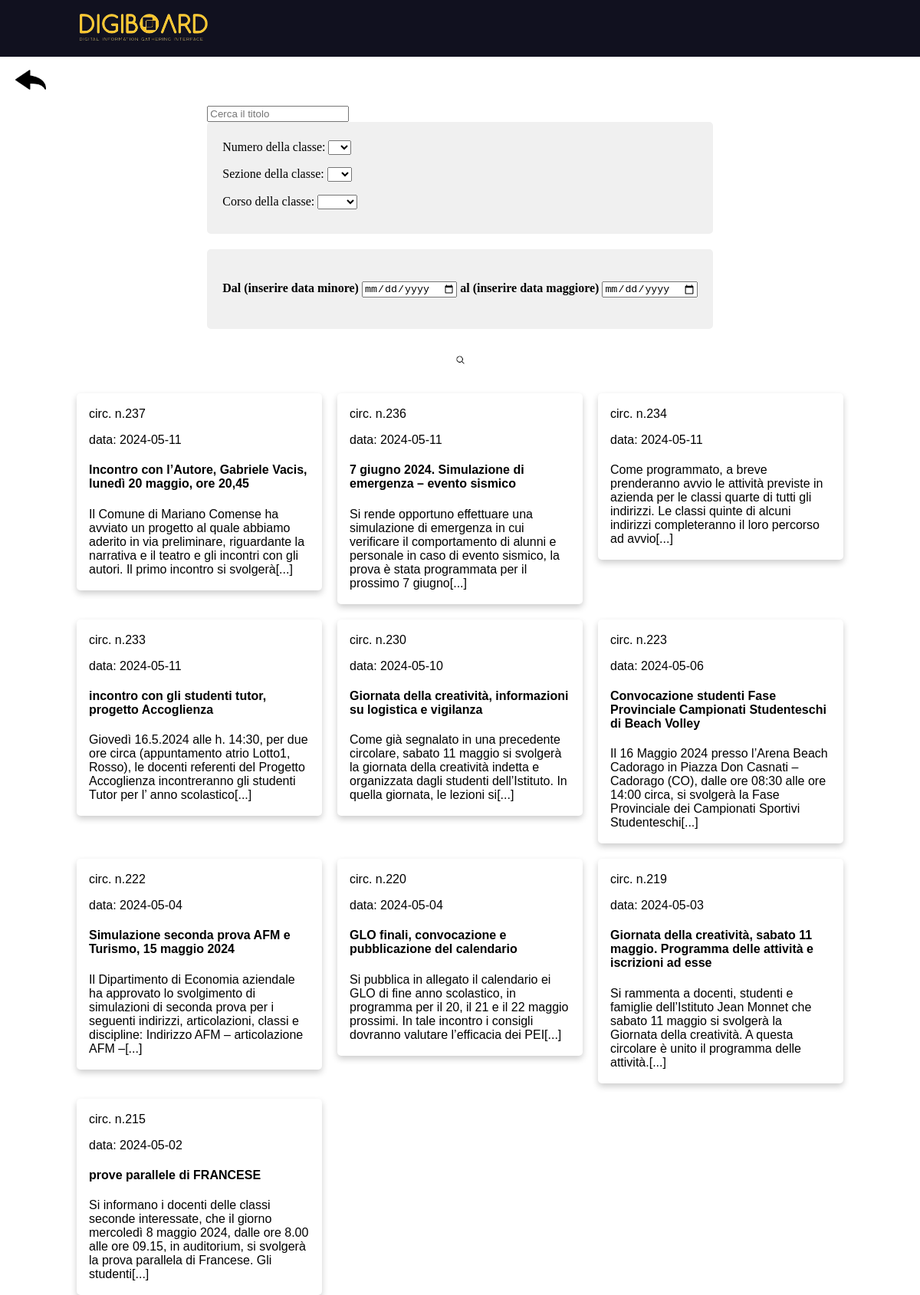
The page /lista.php on the database its author committed.
### tables this page shows
CREATE TABLE `circolare` (
  `num` int(11) NOT NULL,
  `titolo` varchar(128) NOT NULL,
  `testo` text NOT NULL,
  `dataPubblicazione` date NOT NULL,
  `ID` int(11) NOT NULL
);

### classes/database.php (called while the page is built, shortened)
<?php
class database
{
    private $_connection;
    private static $_instance;
    private  $dbhost = "127.0.0.1";
    private  $username = "root";
    private  $password = "";
    private  $dbname = "digiboard";
    public static function getInstance()
    {
        if (!self::$_instance) {
            self::$_instance = new self();
        }
        return self::$_instance;
    }
    private function __construct()
    {
        $this->_connection = new mysqli($this->dbhost,  $this->username,  $this->password, $this->dbname);
    }
    public function Select($query = "", $types  = "", $params = [])
    {
        try {
            $stmt = $this->executeStatement($query, $types, $params);
            $result = $stmt->get_result()->fetch_all(MYSQLI_ASSOC);
            return $result;
        } catch (Exception $e) {
            throw new Exception($e->getMessage());
        }
    }
    private function executeStatement($query = "", $types  = "", $params = [])
    {
        try {
            $stmt = $this->_connection->prepare($query);
            if ($params && $types) {
                $stmt->bind_param($types, ...$params);
            }
            $stmt->execute();
            return $stmt;
        } catch (Exception $e) {
            throw new Exception($e->getMessage());
        }
    }
}

### classes/circolare.php (the view, shortened to what this page needs)
<?php
require_once "classes/database.php";
class circolare
{
    public $ID;
    public $num;
    public $titolo;
    public $testo;
    public $dataPubblicazione;
    public function __construct($ID, $num, $titolo, $testo, $dataPubblicazione)
    {
        $this->ID = $ID;
        $this->num = $num;
        $this->titolo = $titolo;
        $this->testo = $testo;
        $this->dataPubblicazione = $dataPubblicazione;
    }
    public static function fromID($ID)
    {
        $new = database::getInstance()->Select("SELECT * FROM circolare WHERE ID = ?", "i", [$ID])[0];
        return new circolare($new['ID'], $new['num'], $new['titolo'], $new['testo'], $new['dataPubblicazione']);
    }
    public static function fromRecordSet($recordSet)
    {
        $circolari = [];
        foreach ($recordSet as $record) {
            array_push($circolari, circolare::fromID($record['ID']));
        }
        return $circolari;
    }
    public function outPart()
    {
        if (strlen($this->testo) > 200) {
            $testoPart = preg_replace('/\s+?(\S+)?$/', '', substr($this->testo, 0, 201));
        } else {
            $testoPart = $this->testo;
        }
        $string = "<form id='carta' action='dettagli.php' method='post'>
                    <a onclick='this.parentNode.submit();'>
                    <div class='card' name='card'>
                    <div class='container'>
                    <input type='hidden' name='id' value=".$this->ID.">
                    <div><p>circ. n." . $this->num . "</p> <p>data: ". $this->dataPubblicazione."</p></div>
                    <h4>".$this->titolo."</h4>
                    <p>" . $testoPart . "[...]</p>
                    </div>
                    </div>
                    </a>
                    </form>";
        return $string;
    }
}
?>

### lista.php (shortened to what this page needs)
<!DOCTYPE html>
<html lang="en">
<?php
    require_once "classes/database.php";
    require_once "classes/circolari.php";
    $circolari = circolari::getInstance();
?>
<head>
    <link rel="stylesheet" href="css/style.css" type="text/css" >
</head>
<body>
    <?php include "navbar/navbar.php"; ?>
    <a href="index.php" class="redirect-button">
        <img src="img/arrow.png" alt="Go to index" />
    </a>
    <div class="center-div">
        <form action="lista.php" method="post">
            <input type="text" id="filtro" name="filtro" oninput="search()" placeholder="Cerca il titolo" <?php if (isset($_POST["filtro"])){echo "value='".$_POST["filtro"]."'";}?>>
            <?php
                $elementi = database::getInstance()->Select("SELECT * FROM classe");
                $classi = [];
                foreach ($elementi as $record) {
                    $new = database::getInstance()->Select("SELECT * FROM classe WHERE ID = ?", "s", [$record['ID']])[0];
                    array_push($classi, $new['ID']);
                }
                $filtering = false;
                $stringNum = "<select id='num' name='num'><option></option>";
                $stringSezione = "<select id='sez' name='sez'><option></option>";
                $stringCorso = "<select id='cor' name='cor'><option></option>";
                $num = []; $sezione = []; $corso = [];
                foreach ($classi as $classe) {
                    array_push($num, $classe[0]);
                    array_push($sezione, $classe[1]);
                    array_push($corso, substr($classe, 2));
                }
                sort($num);
                sort($sezione);
                sort($corso);
                foreach (array_unique($num) as $value) {
                    $stringNum .= "<option ";
                    $stringNum .= ">".$value."</option>";
                }
                foreach (array_unique($sezione) as $value) {
                    $stringSezione .= "<option ";
                    $stringSezione .= ">".$value."</option>";
                }
                foreach (array_unique($corso) as $value) {
                    $stringCorso .= "<option ";
                    $stringCorso .= ">".$value."</option>";
                }
                $stringNum .= "</select>"; $stringSezione .= "</select>"; $stringCorso .= "</select>";
                echo "<div class='class-info'>";
                echo "<p>Numero della classe: <span>" . $stringNum . "</span></p>";
                echo "<p>Sezione della classe: <span>" . $stringSezione . "</span></p>";
                echo "<p>Corso della classe: <span>" . $stringCorso . "</span></p>";
                echo "</div>";
            ?>
            <div class="date-inputs">
                <h4>
                    Dal (inserire data minore)
                    <input type="date" id="dal" name="dal">
                    al (inserire data maggiore)
                    <input type="date" id="al" name="al">
                </h4>
            </div>
            <div class="search-button">
                <a onclick="this.parentNode.submit();">
                    <img src="img/icons/search.ico" width="20px" height="20px">
                </a>
            </div>
        </form>
    </div>
    <?php if(!$filtering){echo $circolari->outCircolari();} else {echo "<div class='cards'>";foreach($circolari as $circolare){echo $circolare->outPart();}echo "</div>";} ?>
</body>
</html>

### navbar/navbar.php
<nav class="navbar">
    <ul>
        <div class="navbarleftside">
            <li><a href="index.php"><img src="img/DigiboardNoBG.png" width="50%" height="50%"></a></li>
        </div>
    </ul>
</nav>

### classes/circolari.php (shortened to what this page needs)
<?php
require_once "classes/circolare.php";
class circolari
{
    private $circolari;
    private static $_instance = null;
    public static function getInstance(){
        if(!self::$_instance){
            $instance = new circolari();
        }
        return $instance;
    }
    private function __construct()
    {
        $this->circolari = circolare::fromRecordSet(database::getInstance()->Select("SELECT * FROM circolare"));
    }
    public function outCircolari()
    {
        $string = "<div class='cards'>";
        for ($i=sizeof($this->circolari)-1; $i>=0 ; $i--) {
            $string .= $this->circolari[$i]->outPart();
        }
        $string .= "</div>";
        return $string;
    }
}
?>

### css/style.css (style rules this page uses)
body { margin: 0px; }
.navbar ul { list-style-type: none; background-color: rgb(17, 17, 31); padding: 0px; margin: 0px; overflow: hidden; }
.navbar a { color: white; text-decoration: none; padding: 15px; display: block; text-align: center; }
.navbar li { float: left; }
.navbarleftside { float: left; }
.container { padding: 2px 16px; }
.cards { margin: 0 auto; max-width: 1000px; display: flex; gap: 20px; font-family: sans-serif; justify-content: start; }
.card { box-shadow: 0 4px 8px rgba(0,0,0,0.2); transition: 0.3s; border-radius: 5px; width: 100%; height: auto; }
@media (min-width: 600px) { .card { width: 300px; } }
.class-info { background-color: #f0f0f0; padding: 20px; margin-bottom: 20px; border-radius: 5px; }
.class-info p { margin: 0 0 10px 0; line-height: 1.6; }
.date-inputs { background-color: #f0f0f0; padding: 20px; margin-bottom: 20px; border-radius: 5px; }
.search-button { text-align: center; margin-bottom: 20px; }
.search-button a { display: inline-block; padding: 10px; background-color: white; color: #333; text-decoration: none; border-radius: 5px; }
.redirect-button { display: inline-block; padding: 10px 20px; text-decoration: none; background-color: white; border: none; border-radius: 5px; transition: background-color 0.3s ease; }
.redirect-button img { height: 40px; width: 40px; }
.center-div { display: flex; justify-content: center; align-items: center; }

### lista.php (style rules this page uses)
.card { box-shadow: 0 4px 8px rgba(0,0,0,0.2); transition: 0.3s; width: 100%; border-radius: 5px; }
.cards { margin: 0 auto; max-width: 1000px; display: grid; grid-template-columns: repeat(auto-fill, minmax(300px, 1fr)); gap: 20px; font-family: sans-serif; }

### rows shown on the page
circolare: num "237", dataPubblicazione "2024-05-11", titolo "Incontro con l’Autore, Gabriele Vacis, lunedì 20 maggio, ore 20,45", testo "Il Comune di Mariano Comense ha avviato un progetto al quale abbiamo aderito in via preliminare, riguardante la narrativa e il teatro e gli incontri con gli autori. Il primo incontro si svolgerà"
circolare: num "236", dataPubblicazione "2024-05-11", titolo "7 giugno 2024. Simulazione di emergenza – evento sismico", testo "Si rende opportuno effettuare una simulazione di emergenza in cui verificare il comportamento di alunni e personale in caso di evento sismico, la prova è stata programmata per il prossimo 7 giugno"
circolare: num "234", dataPubblicazione "2024-05-11", testo "Come programmato, a breve prenderanno avvio le attività previste in azienda per le classi quarte di tutti gli indirizzi. Le classi quinte di alcuni indirizzi completeranno il loro percorso ad avvio"
circolare: num "233", dataPubblicazione "2024-05-11", titolo "incontro con gli studenti tutor, progetto Accoglienza", testo "Giovedì 16.5.2024 alle h. 14:30, per due ore circa (appuntamento atrio Lotto1, Rosso), le docenti referenti del Progetto Accoglienza incontreranno gli studenti Tutor per l’ anno scolastico"
circolare: num "230", dataPubblicazione "2024-05-10", titolo "Giornata della creatività, informazioni su logistica e vigilanza", testo "Come già segnalato in una precedente circolare, sabato 11 maggio si svolgerà la giornata della creatività indetta e organizzata dagli studenti dell’Istituto. In quella giornata, le lezioni si"
circolare: num "223", dataPubblicazione "2024-05-06", titolo "Convocazione studenti Fase Provinciale Campionati Studenteschi di Beach Volley", testo "Il 16 Maggio 2024 presso l’Arena Beach Cadorago in Piazza Don Casnati – Cadorago (CO), dalle ore 08:30 alle ore 14:00 circa, si svolgerà la Fase Provinciale dei Campionati Sportivi Studenteschi"
circolare: num "222", dataPubblicazione "2024-05-04", titolo "Simulazione seconda prova AFM e Turismo, 15 maggio 2024", testo "Il Dipartimento di Economia aziendale ha approvato lo svolgimento di simulazioni di seconda prova per i seguenti indirizzi, articolazioni, classi e discipline: Indirizzo AFM – articolazione AFM –"
circolare: num "220", dataPubblicazione "2024-05-04", titolo "GLO finali, convocazione e pubblicazione del calendario", testo "Si pubblica in allegato il calendario ei GLO di fine anno scolastico, in programma per il 20, il 21 e il 22 maggio prossimi. In tale incontro i consigli dovranno valutare l’efficacia dei PEI"
circolare: num "219", dataPubblicazione "2024-05-03", titolo "Giornata della creatività, sabato 11 maggio. Programma delle attività e iscrizioni ad esse", testo "Si rammenta a docenti, studenti e famiglie dell’Istituto Jean Monnet che sabato 11 maggio si svolgerà la Giornata della creatività. A questa circolare è unito il programma delle attività."
circolare: num "215", dataPubblicazione "2024-05-02", titolo "prove parallele di FRANCESE", testo "Si informano i docenti delle classi seconde interessate, che il giorno mercoledì 8 maggio 2024, dalle ore 8.00 alle ore 09.15, in auditorium, si svolgerà la prova parallela di Francese. Gli studenti"
